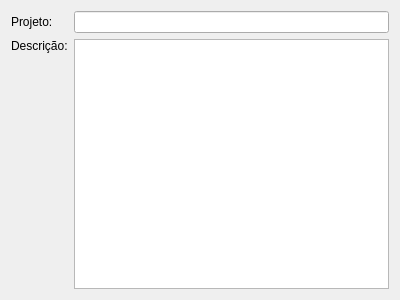
<?xml version="1.0" encoding="UTF-8"?>
<ui version="4.0">
 <class>WizardPage</class>
 <widget class="QWizardPage" name="WizardPage">
  <property name="geometry">
   <rect>
    <x>0</x>
    <y>0</y>
    <width>400</width>
    <height>300</height>
   </rect>
  </property>
  <property name="windowTitle">
   <string>WizardPage</string>
  </property>
  <layout class="QGridLayout" name="gridLayout">
   <item row="0" column="0">
    <widget class="QLabel" name="label">
     <property name="text">
      <string>Projeto:</string>
     </property>
    </widget>
   </item>
   <item row="0" column="1">
    <widget class="QLineEdit" name="lineEdit"/>
   </item>
   <item row="1" column="0">
    <widget class="QLabel" name="label_2">
     <property name="text">
      <string>Descrição:</string>
     </property>
    </widget>
   </item>
   <item row="1" column="1" rowspan="2">
    <widget class="QTextEdit" name="textEdit"/>
   </item>
   <item row="2" column="0">
    <spacer name="verticalSpacer">
     <property name="orientation">
      <enum>Qt::Vertical</enum>
     </property>
     <property name="sizeHint" stdset="0">
      <size>
       <width>20</width>
       <height>215</height>
      </size>
     </property>
    </spacer>
   </item>
  </layout>
 </widget>
 <resources/>
 <connections/>
</ui>
